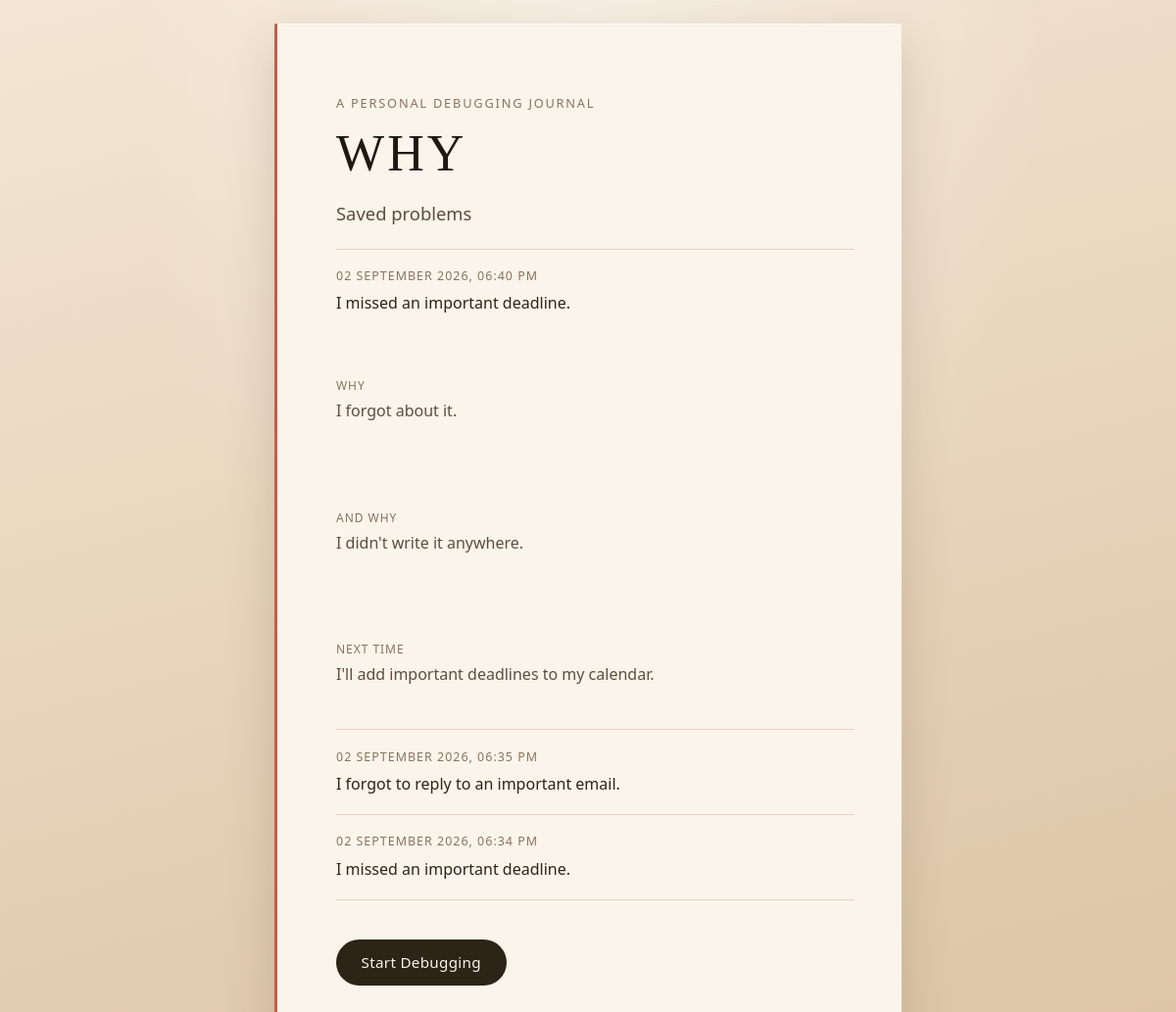
The page /entries on the database its author committed.
### tables this page shows
CREATE TABLE entries (
            id INTEGER PRIMARY KEY AUTOINCREMENT,
            problem TEXT NOT NULL,
            created_at TEXT NOT NULL
        , why_it_happened TEXT, deeper_why TEXT, next_time TEXT);

### app.py (the view)
@app.route("/entries")
def entries():
    return render_template("entries.html", entries=get_all_entries())

### db.py (called while the page is built)
def get_connection():
    connection = sqlite3.connect(DB_PATH)
    connection.row_factory = sqlite3.Row
    return connection

def get_all_entries():
    connection = get_connection()
    rows = connection.execute(
        """
        SELECT id, problem, why_it_happened, deeper_why, next_time, created_at
        FROM entries
        ORDER BY created_at DESC, id DESC
        """
    ).fetchall()
    connection.close()
    entries = []
    for row in rows:
        created = datetime.strptime(row["created_at"], "%Y-%m-%d %H:%M:%S")
        entries.append(
            {
                "id": row["id"],
                "problem": row["problem"],
                "why_it_happened": row["why_it_happened"] or "",
                "deeper_why": row["deeper_why"] or "",
                "next_time": row["next_time"] or "",
                "created_at": created.strftime("%d %B %Y, %I:%M %p"),
            }
        )
    return entries

### templates/entries.html (shortened to what this page needs)
<!DOCTYPE html>
<html lang="en">
  <head>
    <link
      rel="stylesheet"
      href="{{ url_for('static', filename='css/style.css') }}"
    />
  </head>
  <body>
    <main class="page page-entries">
      <p class="eyebrow">A personal debugging journal</p>
      <h1 class="brand">WHY</h1>
      <p class="section-title">Saved problems</p>
      {% if entries %}
      <ul class="entry-list">
        {% for entry in entries %}
        <li class="entry">
          <time class="entry-date">{{ entry.created_at }}</time>
          <p class="entry-problem">{{ entry.problem }}</p>
          {% if entry.why_it_happened %}
          <p class="entry-follow">
            <span>Why</span>{{ entry.why_it_happened }}
          </p>
          {% endif %}
          {% if entry.deeper_why %}
          <p class="entry-follow">
            <span>And why</span>{{ entry.deeper_why }}
          </p>
          {% endif %}
          {% if entry.next_time %}
          <p class="entry-follow">
            <span>Next time</span>{{ entry.next_time }}
          </p>
          {% endif %}
        </li>
        {% endfor %}
      </ul>
      {% else %}
      <p class="note">
        Nothing saved yet. When something goes wrong, write it down and it will
        show up here.
      </p>
      {% endif %}
      <a class="start-btn" href="{{ url_for('debug') }}">Start Debugging</a>
    </main>
  </body>
</html>

### static/css/style.css (style rules this page uses)
*, *::before, *::after { box-sizing: border-box; margin: 0; padding: 0; }
body { min-height: 100vh; display: flex; align-items: center; justify-content: center; padding: 1.5rem; color: #2c2416; background: radial-gradient(ellipse at top, rgba(255, 255, 255, 0.45), transparent 55%), linear-gradient(165deg, #f3e6d4 0%, #e8d5bc 48%, #dcc4a4 100%); font-family: "Segoe UI", system-ui, sans-serif; }
.page { width: min(36rem, 100%); padding: 4.5rem 3rem 3.5rem 3.75rem; background: #faf4ea; border-radius: 2px; box-shadow: 0 1px 0 rgba(255, 255, 255, 0.7) inset, 0 18px 50px rgba(74, 52, 28, 0.18); border-left: 3px solid #c45c4a; }
.eyebrow { margin-bottom: 1.25rem; font-size: 0.8rem; letter-spacing: 0.14em; text-transform: uppercase; color: #8a7260; }
h1 { font-family: Palatino, "Palatino Linotype", "Times New Roman", serif; font-size: clamp(3.5rem, 12vw, 6.5rem); font-weight: 500; line-height: 0.9; letter-spacing: 0.06em; color: #1f1810; }
.start-btn { display: inline-block; margin-top: 2.5rem; padding: 0.85rem 1.6rem; border: none; border-radius: 999px; background: #2c2416; color: #faf4ea; font: inherit; font-size: 0.95rem; letter-spacing: 0.02em; text-align: center; text-decoration: none; cursor: pointer; }
.brand { font-size: clamp(2.25rem, 8vw, 3.25rem); }
body:has(.page-entries) { align-items: flex-start; }
.page-entries { width: min(40rem, 100%); }
.section-title { margin-top: 1.5rem; font-size: 1.15rem; color: #5c4e3f; }
.entry-list { list-style: none; margin-top: 1.5rem; }
.entry { padding: 1.15rem 0; border-top: 1px solid #e4d4bf; }
.entry:last-child { border-bottom: 1px solid #e4d4bf; }
.entry-date { display: block; font-size: 0.78rem; letter-spacing: 0.08em; text-transform: uppercase; color: #8a7260; }
.entry-problem { margin-top: 0.45rem; line-height: 1.55; white-space: pre-wrap; }
.entry-follow { margin-top: 0.85rem; line-height: 1.55; white-space: pre-wrap; color: #5c4e3f; }
.entry-follow span { display: block; margin-bottom: 0.2rem; font-size: 0.75rem; letter-spacing: 0.08em; text-transform: uppercase; color: #8a7260; }

### rows shown on the page
entries: created_at "02 SEPTEMBER 2026, 06:40 PM", problem "I missed an important deadline.", why_it_happened "I forgot about it.", deeper_why "I didn't write it anywhere.", next_time "I'll add important deadlines to my calendar."
entries: created_at "02 SEPTEMBER 2026, 06:35 PM", problem "I forgot to reply to an important email."
entries: created_at "02 SEPTEMBER 2026, 06:34 PM", problem "I missed an important deadline."
